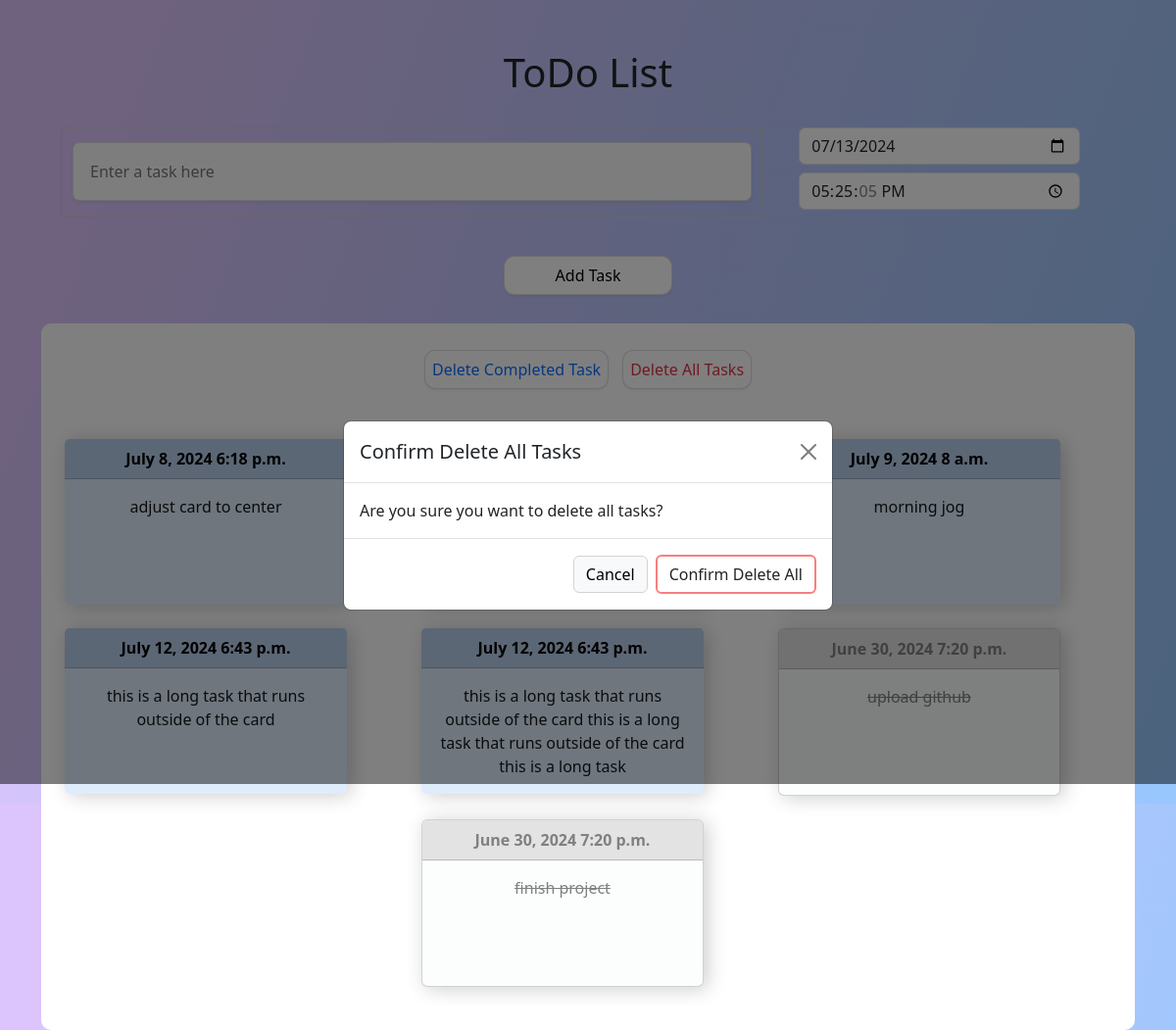
The app's page / (signed in) with its own data.
### lists/models.py (models this page shows, shortened)
class Todolistmdl (models.Model):
    text = models.CharField(max_length=200)
    date = models.DateField(null=True, blank=True)
    time = models.TimeField(null=True, blank=True)
    completed=models.BooleanField(default=False)

### lists/views.py (the view)
# urls.py: path('', views.index, name='index'),
def index(request):
    todo_items = Todolistmdl.objects.order_by('completed', 'date', 'time')
    form = TodolistForm()
    show_modal = request.session.pop('show_modal', False)  # Retrieve and clear show_modal flag
    context = {
        'todo_items': todo_items,
        'form': form,
        'show_modal': show_modal  # Pass show_modal to template
    }
    return render(request, 'lists/index.html', context)

### lists/forms.py
class TodolistForm(forms.Form):
    text=forms.CharField(max_length=120,
                         widget=forms.TextInput(attrs={'class':'inputstyle','type':'text', 'rows': 3, 'placeholder':'Enter a task here'}))
    date=forms.DateField(initial=datetime.now().date, widget=forms.DateInput(attrs={'class':'form-control', 'type':'date'}))
    time=forms.TimeField(initial=datetime.now().time, widget=forms.TimeInput(attrs={'class':'form-control', 'type':'time'}))

### lists/templates/lists/index.html (shortened to what this page needs)
{% load static %}
<!DOCTYPE html>
<html lang="en">
  <head>
    <link rel="stylesheet" href="{% static 'lists/style.css' %}" />
    <link
      rel="stylesheet"
      href="{% static 'lists/bs/css/bootstrap.min.css' %}"
    />
  </head>
  <body>
    <div class="box container-sm text-center">
      <div class="container" style="background: none;">
        <div class="todoheading">
          <h1>ToDo List</h1>
          <br />
          <form
            action="{% url 'add' %}"
            method="POST"
            role="form"
            class="col"
          >
            <div class="row justify-content-center">
              <div class="col-12 col-md-8 entertask mb-3">{{form.text}}</div>
              <div class="col-12 col-lg-4 datetime d-flex justify-content-center flex-column">
                  <div class="col-12 px-4 mb-2">{{ form.date }}</div>
                  <div class="col-12 px-4">{{ form.time }}</div>
                <br />
              </div>
            </div>
<br />
            <div class="col-12 text-center">
              <button class="addbtn">Add Task</button>
            </div>
          </form>
        </div>
    </div>
      <div class="container container-fluid">
        <div class="deletetask">
          <div class="row justify-content-center" style="padding: 10px;">
            <div class="col-auto p-2">
              <form action="{% url 'delete_completed' %}" method="POST" class="col col-3">
                <button type="submit" class="deletebtn delete1 text-primary">Delete Completed Task</button>
              </form>
            </div>
            <div class="col-auto p-2">
              <form action="{% url 'show_delete_all_modal' %}" method="POST" class="col col-2">
                  <button type="submit"
                  class="deletebtn deleteall text-danger"
                  data-toggle="modal"
                  data-target="#confirmDeleteModal">Delete All Tasks</button>
              </form>
            </div>
          </div>
        </div>
        <br />
        <div class="container" style="">
          <div class="row justify-content-center card-container-outer">
            {% for i in todo_items %}
            <div class="col-lg-4 col-md-6 col-sm-12 card-container">
              <div
                class="card mb-4"
                style="max-width: 18rem; background: {% if i.completed %}#fcfefe{% else %}#deecfc{% endif %}; border: {% if i.completed %}{% else %}none{% endif %}; color: {% if i.completed %}gray{% else %}black{% endif %};"
              >
                <div
                  class="card-header"
                  style="font-weight: bold; background: {% if i.completed %}#e3e3e3{% else %}#b9ceeb{% endif %};"
                >
                  <span>{{ i.date }}</span>
                  <span>{{ i.time }}</span>
                </div>
                <div class="card-body" style="height: 8rem;">
                  {% if i.completed %}
                  <a class="card-title completedtask">{{i.text}}</a>
                  {% else %}
                  <a href="{% url 'completed' i.id %}" title="Click to Delete Task" style="text-decoration:none">
                    <div class="card-content taskstyle">{{i.text}}</div>
                  </a>
                  {% endif %}
                </div>
              </div>
            </div>
            {% endfor %}
        </div>
      </div>
    </div>
    </div>
        {% if show_modal %}
        <div class="modal fade" id="confirmDeleteModal" tabindex="-1" role="dialog" aria-labelledby="confirmDeleteModalLabel" aria-hidden="true">
            <div class="modal-dialog modal-dialog-centered" role="document">
                <div class="modal-content">
                    <form action="{% url 'delete_all' %}" method="POST">
                        <div class="modal-header">
                            <h5 class="modal-title" id="confirmDeleteModalLabel">Confirm Delete All Tasks</h5>
                            <button type="button" class="btn-close" data-dismiss="modal" aria-label="Close"></button>
                        </div>
                        <div class="modal-body">
                            Are you sure you want to delete all tasks?
                        </div>
                        <div class="modal-footer">
                            <button type="button" class="btn btn-light" style="border: 1px solid lightgray;" data-dismiss="modal">Cancel</button>
                            <button type="submit" class="btn" style="border: 2px solid #f87e7e;">Confirm Delete All</button>
                        </div>
                    </form>
                </div>
            </div>
            </div>
        {% endif %}
  </body>
</html>

### lists/static/lists/style.css (style rules this page uses)
body { background: linear-gradient(109.6deg, rgb(220, 196, 252) 11.2%, rgb(150, 199, 253) 100.2%); height: 100vh; min-width: 300px; }
.box { margin-top: 20px; }
.todoheading { width: 100%; padding: 20px; }
.container { background-color: white; padding: 10px; border-radius: 10px; }
input[type="text"] { padding: 15px; border-radius: 6px; background: #fbfbfb; border: 2px solid transparent; box-shadow: 0 0 0 1px #dddddd, 0 2px 4px 0 rgb(0 0 0 / 7%), 0 1px 1.5px 0 rgb(0 0 0 / 5%); width: 100%; }
.entertask { padding: 15px; font-size: 16px; border-radius: 4px; border: 1px solid #ccc; margin-bottom: 10px; }
.addbtn { border: 2px solid white; font-weight: 400; border-radius: 10px; padding: 5px 50px; background-color: white; box-shadow: 0 0 0 1px #dddddd, 0 2px 4px 0 rgb(0 0 0 / 7%), 0 1px 1.5px 0 rgb(0 0 0 / 5%); }
.deletetask { white-space: nowrap; min-width: auto; }
.deletebtn { border: 2px solid white; font-weight: 500; font-size: medium; border-radius: 10px; padding: 5px; background-color: white; box-shadow: 0 0 0 1px #dddddd, 0 2px 4px 0 rgb(0 0 0 / 7%), 0 1px 1.5px 0 rgb(0 0 0 / 5%); }
.card { box-shadow: 4px 2px 20px rgba(0, 0, 0, 0.2); }
.taskstyle { color: black; opacity: 0.9; }
.completedtask { text-decoration: line-through; color: #9ba6a5; font-weight: 400; }

### records on screen
Todolistmdl: date "July 8, 2024", time "6:18 p.m.", text "adjust card to center"
Todolistmdl: date "July 9, 2024", time "8 a.m.", text "morning jog"
Todolistmdl: date "July 12, 2024", time "6:43 p.m.", text "this is a long task that runs outside of the card"
Todolistmdl: date "July 12, 2024", time "6:43 p.m.", text "this is a long task that runs outside of the card this is a long task that runs outside of the card this is a long task"
Todolistmdl: date "June 30, 2024", time "7:20 p.m.", text "upload github"
Todolistmdl: date "June 30, 2024", time "7:20 p.m.", text "finish project"
